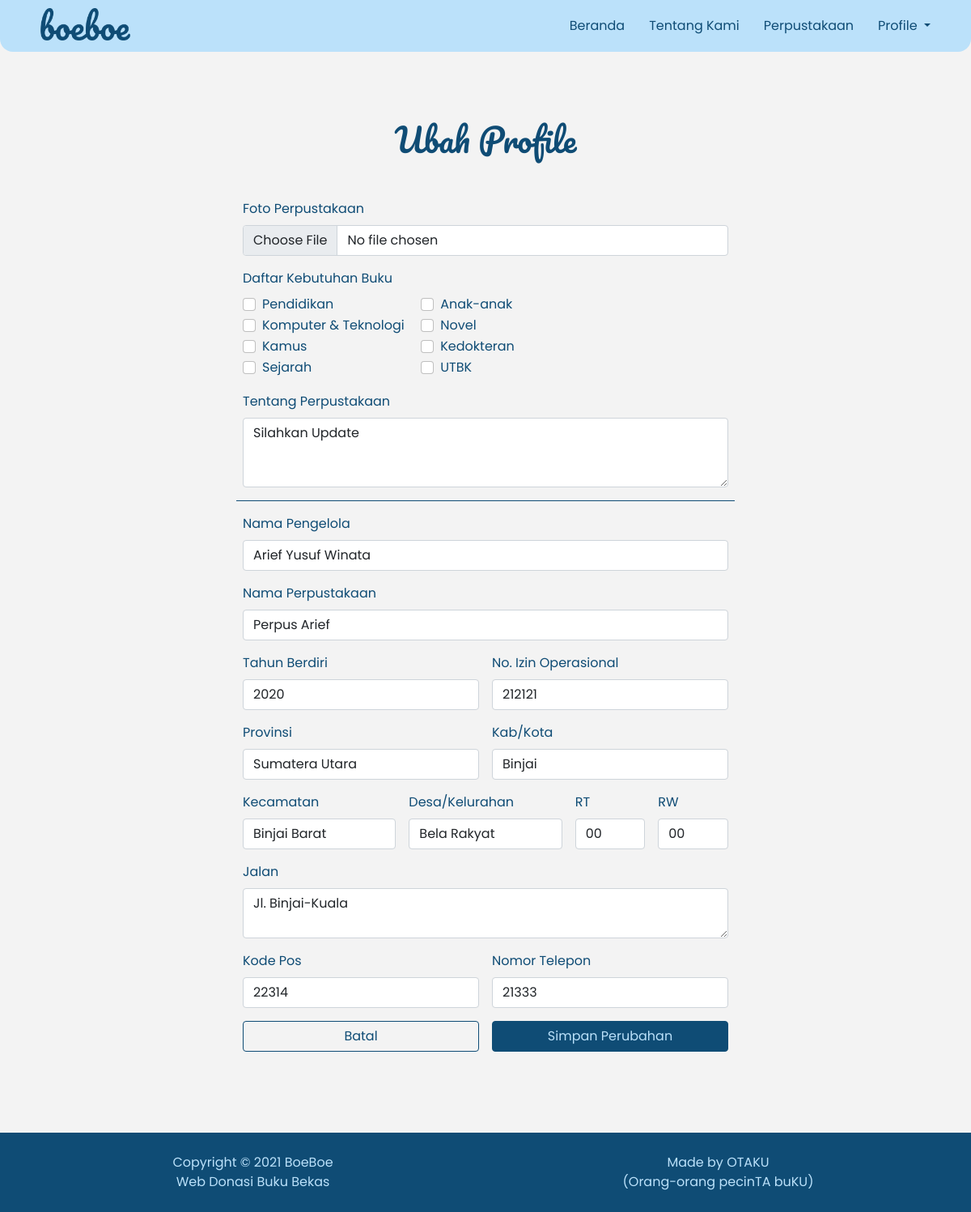
/view/perpus-app/ubahProfilePerpus.php?id=5 (signed in), run on the app's committed database.
### tables this page shows
CREATE TABLE `kategori_kebutuhan` (
  `id_kategori` int(11) NOT NULL,
  `jenis_kategori` varchar(200) NOT NULL
);

CREATE TABLE `perpus_daftar` (
  `id_perpus` int(11) NOT NULL,
  `id_loginPerpus` int(11) NOT NULL,
  `namaPengelola_perpus` varchar(100) NOT NULL,
  `nama_perpus` varchar(100) NOT NULL,
  `tahunBerdiri_perpus` varchar(50) NOT NULL,
  `noIzin_perpus` int(50) NOT NULL,
  `id_alamatPerpus` int(11) NOT NULL,
  `id_kategoriPerpus` int(11) NOT NULL,
  `noTelepon_perpus` int(50) NOT NULL,
  `tentang_perpus` varchar(300) NOT NULL,
  `gambar_perpus` varchar(200) NOT NULL
);

CREATE TABLE `perpus_alamat` (
  `id_alamatPerpusAktif` int(11) NOT NULL,
  `provinsi` varchar(100) NOT NULL,
  `kabupaten_kota` varchar(100) NOT NULL,
  `kecamatan` varchar(100) NOT NULL,
  `desa_kelurahan` varchar(100) NOT NULL,
  `rt` varchar(50) NOT NULL,
  `rw` varchar(50) NOT NULL,
  `jalan` varchar(100) NOT NULL,
  `kodePos` int(5) NOT NULL
);

### model/helper-perpus-app/functionPerpus.php (called while the page is built, shortened)
<?php
     function ubahProfilePerpustakaan($conn, $id_login) {
          $querySelect = "SELECT `perpus_daftar`.`gambar_perpus`, `perpus_daftar`.`tentang_perpus`, `perpus_daftar`.`noTelepon_perpus`, `perpus_daftar`.`id_kategoriPerpus`, `perpus_daftar`.`id_alamatPerpus`, `perpus_daftar`.`noIzin_perpus`, `perpus_daftar`.`tahunBerdiri_perpus`, `perpus_daftar`.`nama_perpus`, `perpus_daftar`.`namaPengelola_perpus`, `perpus_daftar`.`id_loginPerpus`, `perpus_alamat`.`kodePos`, `perpus_alamat`.`jalan`, `perpus_alamat`.`rw`, `perpus_alamat`.`rt`, `perpus_alamat`.`desa_kelurahan`, `perpus_alamat`.`kecamatan`, `perpus_alamat`.`kabupaten_kota`, `perpus_alamat`.`provinsi`, `perpus_alamat`.`id_alamatPerpusAktif`, `kategori_kebutuhan`.`jenis_kategori`, `kategori_kebutuhan`.`id_kategori`
          FROM `perpus_daftar`
          JOIN `perpus_alamat` ON `perpus_daftar`.id_alamatPerpus= `perpus_alamat`.`id_alamatPerpusAktif`
          JOIN `kategori_kebutuhan` ON `perpus_daftar`.`id_kategoriPerpus` = `kategori_kebutuhan`.id_kategori
          WHERE `perpus_daftar`.`id_loginPerpus` = '$id_login' ";
          $result = mysqli_query($conn, $querySelect);
          $result = mysqli_fetch_assoc($result);
          return $result;
     }
?>

### view/perpus-app/ubahProfilePerpus.php (the view, shortened to what this page needs)
<?php
    require "../../action/config.php";
    include '../../model/helper-public/functionPublic.php';
    include '../../model/helper-perpus-app/functionPerpus.php';
    $id_login = $_SESSION['id_akunPerpus'];
    $result = ubahProfilePerpustakaan($conn, $id_login);
    $arrKategori = ["Pendidikan", "Anak-anak", "Komputer & Teknologi", "Novel", "Kamus", "Kedokteran", "Sejarah", "UTBK"];
    $dataKategori = $result['jenis_kategori'];
    $dataKategori = explode(',',$dataKategori);
?>
<body>
    <header>
        <div class="header">
            <img src="../../public/image/logo-boeboe.png" alt="logo-boeboe">
        </div>
        <div class="navi">
            <ul>
                <li><a href="berandaPerpus.php#">Beranda</a></li>
                <li><a href="berandaPerpus.php#tentang-kami">Tentang Kami</a></li>
                <li><a href="listPerpustakaan.php">Perpustakaan</a></li>
                <li>
                    <div class="dropdown">
                        <a class="masuk dropdown-toggle" href="#" id="navbarDarkDropdownMenuLink" role="button" data-bs-toggle="dropdown" aria-expanded="false">
                            Profile
                        </a>
                    </div>
                </li>
            </ul>
        </div>
    </header>
    <div class="change-profile">
        <h1>Ubah Profile</h1>
        <form class="row g-3 needs-validation" method="POST" enctype="multipart/form-data" novalidate>
            <div class="col-12">
                <label for="formFile" class="form-label">Foto Perpustakaan</label>
                <input class="form-control" type="file" name="gambar_perpus" id="formFile">
            </div>
            <div class="mb-3" style="margin-bottom: 0px!important;">
                <label class="form-label">Daftar Kebutuhan Buku</label><br>
                <?php foreach($arrKategori as $kategori): ?>
                <div class="form-check form-check-inline">
                    <input class="form-check-input" type="checkbox" name="jenis_kategori[]" value="<?php echo $kategori; ?>" <?php if(in_array($kategori, $dataKategori)) echo 'checked';?> >
                    <label class="form-check-label" for="flexCheck0">
                        <?php echo $kategori; ?>
                    </label>
                </div>
                <?php endforeach; ?>
            </div>
            <div class="mb-3" style="margin-bottom: 0px!important;">
                <label for="aboutLibrary" class="form-label">Tentang Perpustakaan</label>
                <textarea class="form-control" id="aboutLibrary" name="tentang_perpus" rows="3"><?php echo $result['tentang_perpus']; ?></textarea>
            </div>
            <div style="border-bottom: 1px solid #0F4C75;"></div>
            <div class="col-12">
                <label for="inputNama" class="form-label">Nama Pengelola</label>
                <input type="text" class="form-control" name="namaPengelola_perpus" id="inputNama" value="<?php echo $result['namaPengelola_perpus']; ?>"required>
            </div>
            <div class="col-12">
                <label for="inputNama" class="form-label">Nama Perpustakaan</label>
                <input type="text" class="form-control" name="nama_perpus" id="inputNama" value="<?php echo $result['nama_perpus']; ?>">
            </div>
            <div class="col-md-6">
                <label for="datepicker" class="form-label">Tahun Berdiri</label>
                <input type="number" oninput="javascript: if (this.value.length > this.maxLength) this.value = this.value.slice(0, this.maxLength);" maxlength="4"
                class="form-control" name="tahunBerdiri_perpus" id="datepicker" value="<?php echo $result['tahunBerdiri_perpus']; ?>"required>
            </div>
            <div class="col-md-6">
                <label for="formNoIzin" class="form-label">No. Izin Operasional</label>
                <input type="number" class="form-control" name="noIzin_perpus" id="formNoIzin" value="<?php echo $result['noIzin_perpus']; ?>"required>
            </div>
            <div class="col-md-6">
                <label for="provinsi" class="form-label">Provinsi</label>
                <input type="text" class="form-control" name="provinsi" id="provinsi" value="<?php echo $result['provinsi']; ?>"required>
            </div>
            <div class="col-md-6">
                <label for="kabkota" class="form-label">Kab/Kota</label>
                <input type="text" class="form-control" name="kabupaten_kota" id="kabkota" value="<?php echo $result['kabupaten_kota']; ?>"required>
            </div>
            <div class="col-md-4">
                <label for="kecamatan" class="form-label">Kecamatan</label>
                <input type="text" class="form-control" name="kecamatan" id="kecamatan" value="<?php echo $result['kecamatan']; ?>"required>
            </div>
            <div class="col-md-4">
                <label for="desa-kelurahan" class="form-label">Desa/Kelurahan</label>
                <input type="text" class="form-control" name="desa_kelurahan" id="desa-kelurahan" value="<?php echo $result['desa_kelurahan']; ?>"required>
            </div>
            <div class="col-md-2">
                <label for="form-rt" class="form-label">RT</label>
                <input type="number" class="form-control" name="rt" id="form-rt" value="<?php echo $result['rt']; ?>"required>
            </div>
            <div class="col-md-2">
                <label for="form-rw" class="form-label">RW</label>
                <input type="number" class="form-control" name="rw" id="form-rw" value="<?php echo $result['rw']; ?>"required>
            </div>
            <div class="mb-3" style="margin-bottom: 0px!important;">
                <label for="form-jalan" class="form-label">Jalan</label>
                <textarea class="form-control" id="form-jalan"name="jalan" rows="2"><?php echo $result['jalan']; ?></textarea>
            </div>
            <div class="col-md-6">
                <label for="form-kodepos" class="form-label">Kode Pos</label>
                <input type="number" oninput="javascript: if (this.value.length > this.maxLength) this.value = this.value.slice(0, this.maxLength);" maxlength="5"
                class="form-control" name="kodePos" id="form-kodepos" value="<?php echo $result['kodePos']; ?>"required>
            </div>
            <div class="col-md-6">
                <label for="formNomorTelepon" class="form-label">Nomor Telepon</label>
                <input type="number" oninput="javascript: if (this.value.length > this.maxLength) this.value = this.value.slice(0, this.maxLength);" maxlength="15"
                class="form-control" name="noTelepon_perpus" id="formNomorTelepon" value="<?php echo $result['noTelepon_perpus']; ?>"required>
            </div>
            <div class="col-md-6">
                <a class="btn btn-secondary col-12" onclick="confirm('Ingin kembali tanpa perubahan ?')" href="dasborPerpus.php">Batal</a>
            </div>
            <div class="col-md-6">
                <button type="submit" name="simpan" class="btn btn-primary col-12" onclick="confirm('Yakin dengan perubahan ?')">Simpan Perubahan</button>
            </div>
        </form>
    </div>

### public/css/ubahProfile.css (style rules this page uses)
* { -webkit-box-sizing: border-box; -moz-box-sizing: border-box; box-sizing: border-box; }
html, body { overflow-x: hidden; scroll-behavior: smooth; }
html, body, ul, ol, li, h1, h2, h3, h4, h5, h6, p, div { margin: 0; padding: 0; }
p, a, button, label, button, input, optgroup, select, textarea, div { font-family: "Poppins", sans-serif !important; }
a { text-decoration: none !important; }
.navi ul { list-style: none; display: flex; flex-wrap: wrap; }
header { height: 4rem; width: 100%; background-color: #bbe1fa; color: #0f4c75; position: fixed; top: 0; z-index: 10; border-radius: 0 0 16px 16px; }
.header img { margin: 10px 0 10px 25px; padding: 0 25px; display: block; float: left; height: 2.5rem; }
.navi { float: right; }
.navi a { padding: 0 15px !important; line-height: 4rem; display: block; float: left; color: #0f4c75; transition: all 0.5s; }
.masuk { margin-right: 35px; }
.change-profile { margin-top: 3rem; background-color: #f3f3f3; padding: 100px 300px; color: #0f4c75 !important; }
.change-profile h1 { font-family: "Pacifico", cursive; margin-bottom: 50px; text-align: center; }
.form-check { width: 200px; }
.btn-primary, .btn-secondary:hover { color: #bbe1fa !important; background-color: #0f4c75 !important; border-color: #0f4c75 !important; }
.btn-secondary { color: #0f4c75 !important; background-color: transparent !important; border-color: #0f4c75 !important; }

### data on the page
perpus_daftar: tentang_perpus "Silahkan Update", namaPengelola_perpus "Arief Yusuf Winata", nama_perpus "Perpus Arief", tahunBerdiri_perpus "2020", noIzin_perpus "212121", provinsi "Sumatera Utara", kabupaten_kota "Binjai", kecamatan "Binjai Barat", desa_kelurahan "Bela Rakyat", rt "00", rw "00", jalan "Jl. Binjai-Kuala", kodePos "22314", noTelepon_perpus "21333"

### other printed values
$kategori "Pendidikan"
$kategori "Anak-anak"
$kategori "Komputer & Teknologi"
$kategori "Novel"
$kategori "Kamus"
$kategori "Kedokteran"
$kategori "Sejarah"
$kategori "UTBK"
